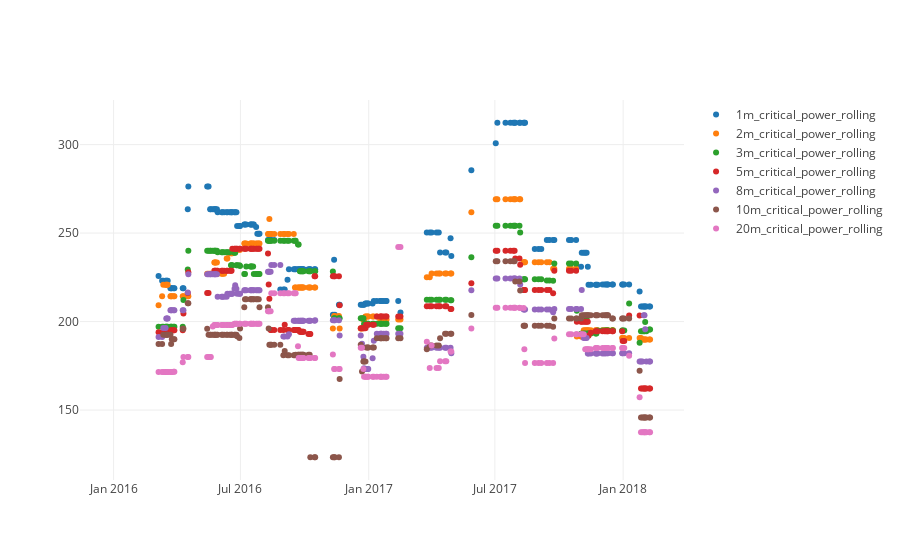

The notebook cell saved with this chart:
### Code cell
data = []
for col in CP_COLS_ROLLING:
    _trace = go.Scatter({
        'name': col,
        'x': _df['date'],
        'y': _df[col],
        'mode': 'markers'
    })
    data.append(_trace)
    
fig = go.Figure(data)
iplot(fig)

### Figure 1 — Plotly figure (JSON) as saved in the notebook; plotly's stock layout.template omitted (floating-point values rounded to 4 significant figures; data arrays with more than 128 entries replaced by an {"elided": "..."} marker saying what was removed)
{"data": [{"mode": "markers", "name": "1m_critical_power_rolling", "type": "scatter", "uid": "ff111ee3-12a6-4d21-b040-a132ee3b2767", "x": {"elided": "180 str values"}, "y": {"elided": "180 float values"}}, {"mode": "markers", "name": "2m_critical_power_rolling", "type": "scatter", "uid": "cc3e48dc-3cd1-405f-8dee-d150b620e321", "x": {"elided": "180 str values"}, "y": {"elided": "180 float values"}}, {"mode": "markers", "name": "3m_critical_power_rolling", "type": "scatter", "uid": "6fb21e04-f909-46c1-8b03-bd36e6c9cca9", "x": {"elided": "180 str values"}, "y": {"elided": "180 float values"}}, {"mode": "markers", "name": "5m_critical_power_rolling", "type": "scatter", "uid": "662eabab-77b2-4c45-8110-d8159babde10", "x": {"elided": "180 str values"}, "y": {"elided": "180 float values"}}, {"mode": "markers", "name": "8m_critical_power_rolling", "type": "scatter", "uid": "af2fbfdc-34da-4698-89ee-af9c74918590", "x": {"elided": "180 str values"}, "y": {"elided": "180 float values"}}, {"mode": "markers", "name": "10m_critical_power_rolling", "type": "scatter", "uid": "04cbbd3a-8163-4474-b589-4127dfba5284", "x": {"elided": "180 str values"}, "y": {"elided": "180 float values"}}, {"mode": "markers", "name": "20m_critical_power_rolling", "type": "scatter", "uid": "99bf3180-4968-42ff-a9e6-c3af560e9b88", "x": {"elided": "180 str values"}, "y": {"elided": "180 float values"}}], "layout": {}}
